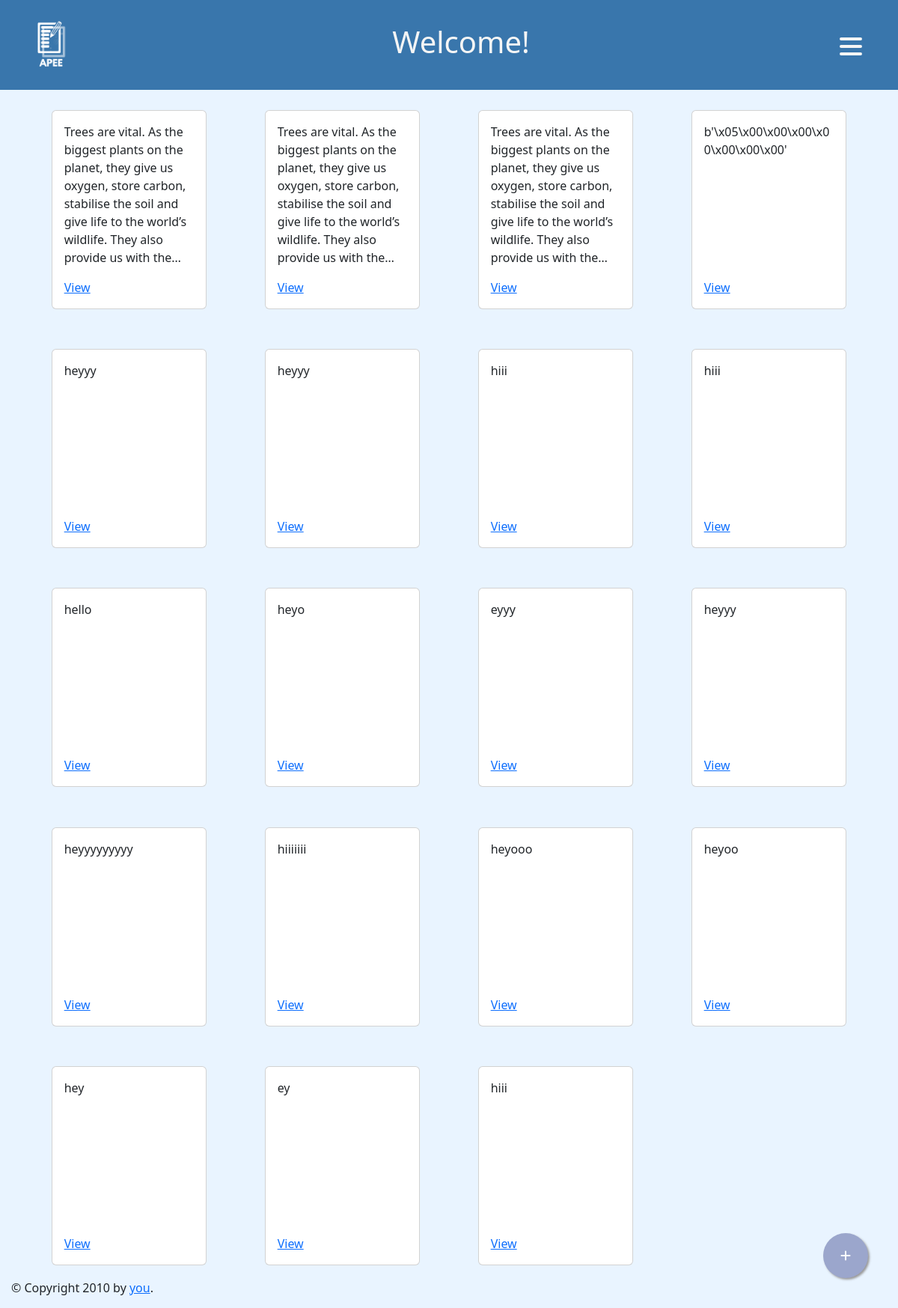
Screenshot of / (signed in) with the database file from the repository.
### tables this page shows
CREATE TABLE essay (
    id INTEGER PRIMARY KEY AUTOINCREMENT,
    userId INTEGER, 
    created TIMESTAMP NOT NULL DEFAULT CURRENT_TIMESTAMP,
    content TEXT NOT NULL,
	scoreFocusnPurpose INTEGER NOT NULL,
	ideasnDevelopment INTEGER NOT NULL,
    FOREIGN KEY (userId) REFERENCES user(id)
);

### Main.py (the view)
@app.route("/")
def homepage():
    if not session.get("username"):
            return redirect("/login")
    reload()
    article = Article()
    data = article.getAll(session['id'])
    return render_template("home.html", articles= data, id=session['id'], username= session['username'], email= session['email'], password= session['pass'])

### Main.py (called while the page is built)
def reload():
    session['essay'] = ""
    session['score1'] = int(0)
    session['score2'] = int(0)
    session.pop('essayId', None)

### Models/Article.py (called while the page is built)
    def getAll(self,id):
        self.data = []
        data = self.conn.execute("SELECT * FROM essay WHERE userId = ?", (id,)).fetchall()
        self.conn.close()
        return data

### templates/home.html (shortened to what this page needs)
{% extends "layout.html" %}
{% block head %}
    {{ super() }}
{% endblock %}
{% block nav %}
    {{ super() }}
{% endblock %}
{% block content %}
{% set counter = 0 %}
<div class="container">
    <div class="row">
    {% if articles %}
    {% for article in articles %}
        <div class="col-lg-3 col-md-3">
            <div class="card" style="margin: 20pt;">
                <div class="card-body">
                    <p class="card-text truncate-line-clamp">{{ article[3] }}</p>
                    <a href="{{url_for('essay', id=article[0])}}" class="card-link">View</a>
                </div>
            </div>
        </div>
    {% endfor %}
    {% endif %}
    <a href="{{url_for('essay')}}" class="float">
        <i class="fa fa-plus my-float"></i>
        </a>
    </div>
{% endblock %}

### static/style.css (style rules this page uses)
body { background-color: #E9F4FF; }
.truncate-line-clamp { display: -webkit-box; -webkit-line-clamp: 8; -webkit-box-orient: vertical; height: 12em; overflow: hidden; }
.float { position:fixed; width:60px; height:60px; bottom:40px; right:40px; background-color : #9BA6CC; color:#FFF; border-radius:50px; text-align:center; box-shadow: 2px 2px 3px #999; }
.my-float { margin-top:22px; }

### rows the page displays
essay: content "Trees are vital. As the biggest plants on the planet, they give us oxygen, store carbon, stabilise the soil and give life to the world’s wildlife. They also provide us with…"
essay: content "Trees are vital. As the biggest plants on the planet, they give us oxygen, store carbon, stabilise the soil and give life to the world’s wildlife. They also provide us with…"
essay: content "Trees are vital. As the biggest plants on the planet, they give us oxygen, store carbon, stabilise the soil and give life to the world’s wildlife. They also provide us with…"
essay: content "b'\\x05\\x00\\x00\\x00\\x00\\x00\\x00\\x00'"
essay: content "heyyy"
essay: content "heyyy"
essay: content "hiii"
essay: content "hiii"
essay: content "hello"
essay: content "heyo"
essay: content "eyyy"
essay: content "heyyy"
essay: content "heyyyyyyyyy"
essay: content "hiiiiiii"
essay: content "heyooo"
essay: content "heyoo"
essay: content "hey"
essay: content "ey"
essay: content "hiii"
